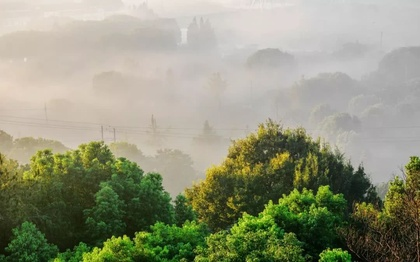
%> input picture hazeimage.jpg, 420 x 262 px, shrunk from 1080 x 673 before the run
$ octave --eval "dehaze('hazeimage.jpg');"   (GNU Octave 9; MATLAB toolbox functions it lacks are replaced by stand-ins)
%> lines starting %> are read from the running program, lines starting %| are printed output that depends on the picture
function dehaze(imgPath)
%> called with imgPath = 'hazeimage.jpg'
I=im2double(imread(imgPath));
w0 = 0.95 ;%去雾系数选0.95
[h,w,c]=size(I) ;
%> h = 262; w = 420; c = 3
for i= 1 : h
    for j= 1 : w
        dark_channel(i,j)=min(I(i,j,:)) ;
    end
end
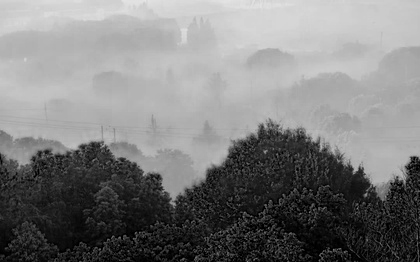
%> dark_channel: size 262x420 double; min 0, max 0.906, mean 0.487
%求到暗通道，并对它进行最小值滤波
dark_channel=ordfilt2(dark_channel,1,ones(9,9),'symmetric');
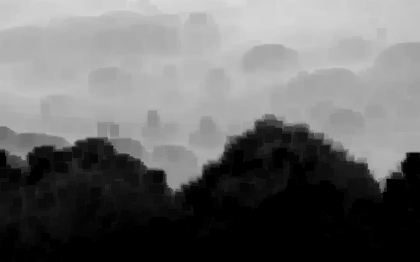
%> dark_channel: size 262x420 double; min 0, max 0.855, mean 0.419
%求大气亮度值
A = max(max(dark_channel));
%> A = 0.855
[a,b]=find(dark_channel == A);
%> a = [1; 1; 1; 1; 1; 2; 3; 1; 2; 3; 1; 2; 3; 1; 2; 3]; b = [129; 153; 154; 228; 229; 229; 229; 230; 230; 230; 231; 231; 231; 232; 232; 232]
a=a(1);
%> a = 1
b=b(1);
%> b = 129
A=mean(I(a,b,:));
%> A = 0.907
%求初始透射率
transmission=1 - w0 * dark_channel ./ A;
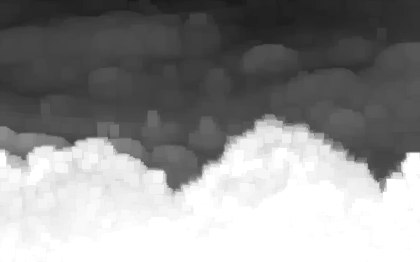
%> transmission: size 262x420 double; min 0.105, max 1, mean 0.561
guided_image=I(:,:,1);
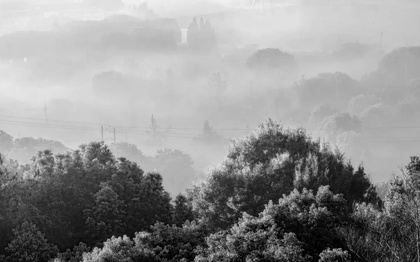
%> guided_image: size 262x420 double; min 0, max 0.949, mean 0.573
%引导滤波Matlab R2014a能直接调用了，对初始透射率进行引导滤波
transmission2=imguidedfilter(transmission,guided_image,'NeighborhoodSize',[3,3]);
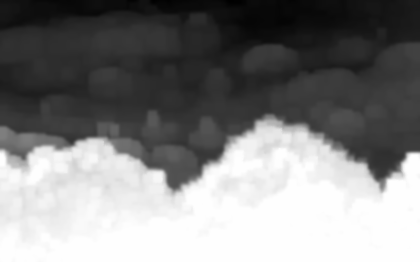
%> transmission2: size 262x420 double; min 0.105, max 1, mean 0.561; mean of the top-left, top-right, bottom-left and bottom-right quarters 0.256, 0.258, 0.843, 0.889; drawn with min black and max white
t0=0.1;
t=max(transmission2,t0);
for l = 1:c
    dehaze(:,:,l)=(I(:,:,l)-A)./t + A;
end
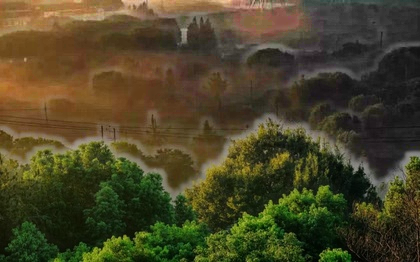
%> dehaze: size 262x420x3 double; mean R, G, B 0.372, 0.341, 0.199; drawn with min black and max white
imshow([I,dehaze]);
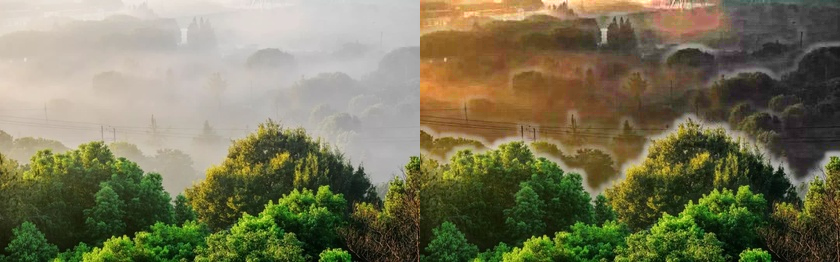
%> displayed picture: size 262x840x3, on the screen's scale of 0 to 255; mean R, G, B 120.5, 117.7, 87.5
end
